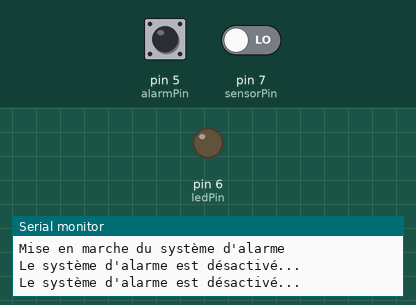
The sketch below on a simulated Arduino Uno, built with avr-gcc and run on an emulated ATmega328P. Parts: output pins drawn as LEDs (lit = HIGH), the last lines printed to the serial monitor. Dashed ring = blinking. The test bench sets the inputs (shaded band); at power-on: pin 5 (alarmPin) HIGH, pin 7 (sensorPin) LOW.

Above: at 1.8 s.
1.9 s: pin 5 (alarmPin) pulled LOW for 0.15 s
At 2.1 s:
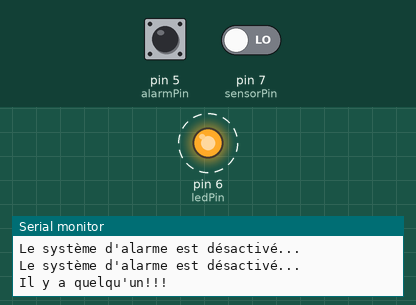
4.1 s: pin 5 (alarmPin) pulled LOW for 3.2 s
At 5.2 s:
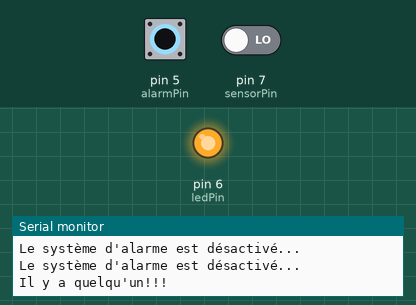
8.8 s: pin 5 (alarmPin) driven LOW and pin 7 (sensorPin) driven HIGH
11.8 s: pin 7 (sensorPin) driven LOW
At 12.91 s:
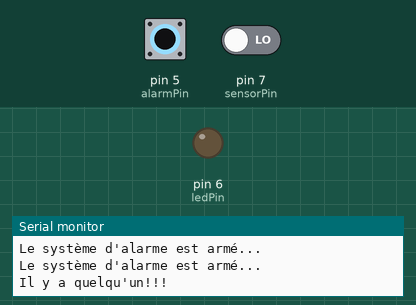
14.8 s: pin 7 (sensorPin) driven HIGH
Timing chart, 0 to 17.3 s (numbered marks = the images above; inputs shaded):
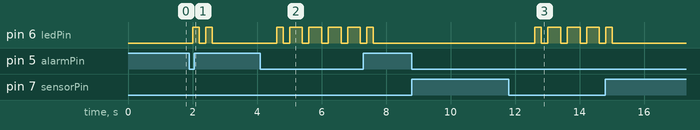

Measured:
- after the input at 1.9 s, pin 6 (ledPin): alternates HIGH for 0.20 s and LOW for 0.20 s, 4 changes in all, then stays LOW, starting after 0.10 s
- after the input at 4.1 s, pin 6 (ledPin): goes HIGH 0.20 s, 4 × (LOW 0.20 s, HIGH 0.40 s), LOW 0.20 s, HIGH 0.20 s, then LOW, starting after 0.51 s
- after the input at 11.8 s, pin 6 (ledPin): LOW → HIGH after 0.81 s, then repeats every 0.60 s: LOW 0.20 s, HIGH 0.40 s

The sketch:

AdvancedSolutionArduinoWorkshop.ino
```cpp
/*
* Solution to the hard problem
* Arduino Workshop, Progfest 2024
* Nathan Bérubé, 15 Feb. 2024
*
*
*/


byte sensorPin = 7;
byte ledPin = 6;
byte alarmPin = 5;
bool reading;
bool is_armed;
long iteration=0;

void setup() {
  Serial.begin(57600);
  Serial.println();
  Serial.println();
  Serial.println("Mise en marche du système d'alarme");
  pinMode(sensorPin, INPUT);
  pinMode(ledPin, OUTPUT);
  pinMode(alarmPin, INPUT_PULLUP);
  digitalWrite(ledPin, LOW);

}

void loop() {
  is_armed = !digitalRead(alarmPin); // LOW is armed, HIGH is desactivated since pins are pull up.
  if (is_armed){
    reading = !digitalRead(sensorPin);
    if(reading==true){
      Serial.println("Il y a quelqu'un!!!");
      digitalWrite(ledPin, HIGH);
      delay(200);
      digitalWrite(ledPin, LOW);
      delay(200);
      digitalWrite(ledPin, HIGH);
      delay(200);
      digitalWrite(ledPin, LOW);
    }
    else {
      if(iteration % 20 == 0){
      Serial.println("Le système d'alarme est armé...");
      delay(1000);
      }
    }
  }
  else{
    if(iteration % 20 == 0){
      Serial.println("Le système d'alarme est désactivé...");
      delay(1000);

    }
  }
  iteration++;
}
```
